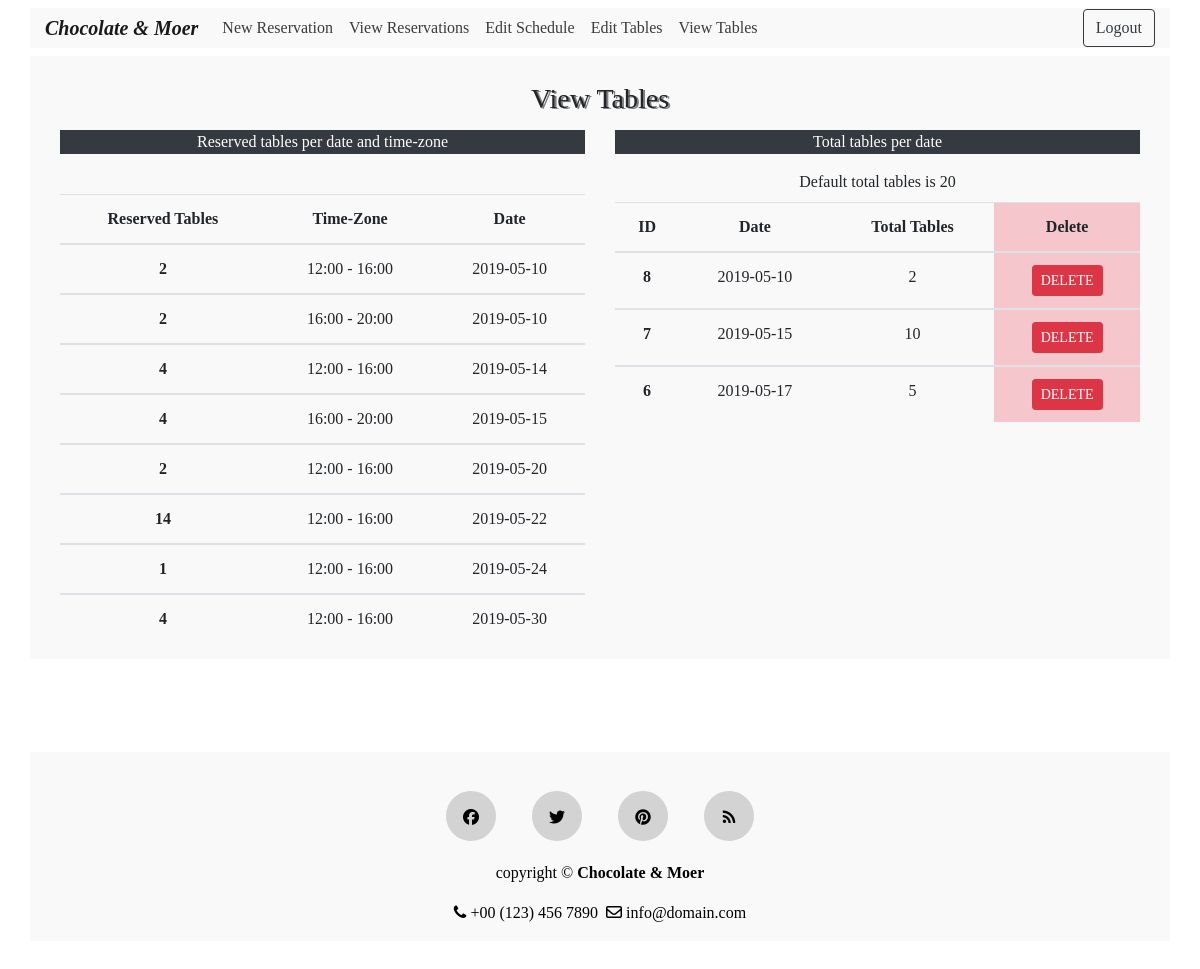
Page /view_tables.php (signed in) on the committed database.
### tables this page shows
CREATE TABLE IF NOT EXISTS `tables` (
  `tables_id` int(11) NOT NULL AUTO_INCREMENT,
  `t_date` date NOT NULL,
  `t_tables` int(11) NOT NULL,
  PRIMARY KEY (`tables_id`)
);

### includes/view.tables.inc.php (the view, shortened to what this page needs)
<?php
if(isset($_SESSION['user_id'])){
    require 'includes/dbh.inc.php';
    $role = $_SESSION['role'];
    if($role==2){
    $sql = "SELECT SUM(num_tables), rdate, time_zone FROM reservation GROUP BY rdate, time_zone";
    $result = $conn->query($sql);
    if ($result->num_rows > 0) {
        echo
        '   <div class="container">
            <div class="row">
            <div class="col-sm text-center">
            <p class="text-white bg-dark text-center">Reserved tables per date and time-zone</p><br>
            <table class="table table-hover table-responsive-sm text-center">
                <thead>
                    <tr>
                        <th scope="col">Reserved Tables</th>
                        <th scope="col">Time-Zone</th>
                        <th scope="col">Date</th>
                    </tr>
                </thead> ';
        while($row = $result->fetch_assoc()) {
        echo"
                <tbody>
                    <tr>
                      <th scope='row'>".$row["SUM(num_tables)"]."</th>
                      <td>".$row["time_zone"]."</td>
                      <td>".$row["rdate"]."</td>
                    </tr>
              </tbody>";
        }
        echo "</table>";
       }
    else {    echo "<p class='text-center'>List is empty!<p>"; }
       echo'</div>';
    $sql = "SELECT * FROM tables ORDER BY t_date";
    $result = $conn->query($sql);
    if ($result->num_rows > 0) {
        echo'
         <div class="col-sm text-center">
         <p class="text-white bg-dark text-center">Total tables per date</p>
         <label>Default total tables is 20</label><br>
        ';
        echo
        '
            <table class="table table-hover table-responsive-sm text-center">
                <thead>
                    <tr>
                        <th scope="col">ID</th>
                        <th scope="col">Date</th>
                        <th scope="col">Total Tables</th>
                        <th class="table-danger" scope="col">Delete</th>
                    </tr>
                </thead> ';
        while($row = $result->fetch_assoc()) {
        echo"
                <tbody>
                    <tr>
                    <form action='includes/delete.php' method='POST'>
                    <input name='tables_id' type='hidden' value=".$row["tables_id"].">
                      <th scope='row'>".$row["tables_id"]."</th>
                      <td>".$row["t_date"]."</td>
                      <td>".$row["t_tables"]."</td>
                      <td class='table-danger'><button type='submit' name='delete-table' class='btn btn-danger btn-sm'>DELETE</button></td>
                          </form>
                    </tr>
              </tbody>";
        }
        echo "</table>";
    }
    else {    echo "<p class='text-center'>List is empty!<p>"; }
    echo '</div></div></div>';
    }
}

### css/style.css (style rules this page uses)
* { margin:0; padding:0; font-family: "Times New Roman", Times, serif; }
body { overflow-y: scroll; overflow-x: hidden; }
.row { margin: 15px; }

### header.php (style rules this page uses)
.container { background: #f9f9f9; }

### rows in the picture
tables: tables_id "8", t_date "2019-05-10", t_tables "2"
tables: tables_id "7", t_date "2019-05-15", t_tables "10"
tables: tables_id "6", t_date "2019-05-17", t_tables "5"

### other values in the picture
$row["SUM(num_tables)"] "2"
$row["time_zone"] "12:00 - 16:00"
$row["rdate"] "2019-05-10"
$row["time_zone"] "16:00 - 20:00"
$row["SUM(num_tables)"] "4"
$row["rdate"] "2019-05-14"
$row["rdate"] "2019-05-15"
$row["rdate"] "2019-05-20"
$row["SUM(num_tables)"] "14"
$row["rdate"] "2019-05-22"
$row["SUM(num_tables)"] "1"
$row["rdate"] "2019-05-24"
$row["rdate"] "2019-05-30"
